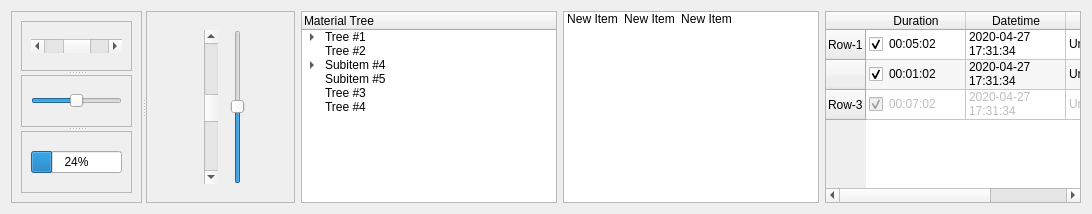
          <widget class="QWidget" name="tab_3">
           <attribute name="title">
            <string>Page</string>
           </attribute>
           <layout class="QGridLayout" name="gridLayout_6">
            <item row="0" column="0">
             <widget class="QSplitter" name="splitter">
              <property name="orientation">
               <enum>Qt::Horizontal</enum>
              </property>
              <widget class="QFrame" name="frame">
               <property name="frameShape">
                <enum>QFrame::StyledPanel</enum>
               </property>
               <property name="frameShadow">
                <enum>QFrame::Raised</enum>
               </property>
               <layout class="QGridLayout" name="gridLayout_5">
                <item row="0" column="0">
                 <widget class="QSplitter" name="splitter_3">
                  <property name="orientation">
                   <enum>Qt::Vertical</enum>
                  </property>
                  <widget class="QFrame" name="frame_3">
                   <property name="frameShape">
                    <enum>QFrame::StyledPanel</enum>
                   </property>
                   <property name="frameShadow">
                    <enum>QFrame::Raised</enum>
                   </property>
                   <layout class="QGridLayout" name="gridLayout_12">
                    <item row="0" column="0">
                     <widget class="QScrollBar" name="horizontalScrollBar_2">
                      <property name="value">
                       <number>50</number>
                      </property>
                      <property name="orientation">
                       <enum>Qt::Horizontal</enum>
                      </property>
                     </widget>
                    </item>
                   </layout>
                  </widget>
                  <widget class="QFrame" name="frame_4">
                   <property name="frameShape">
                    <enum>QFrame::StyledPanel</enum>
                   </property>
                   <property name="frameShadow">
                    <enum>QFrame::Raised</enum>
                   </property>
                   <layout class="QGridLayout" name="gridLayout_15">
                    <item row="0" column="0">
                     <widget class="QSlider" name="horizontalSlider_2">
                      <property name="value">
                       <number>50</number>
                      </property>
                      <property name="orientation">
                       <enum>Qt::Horizontal</enum>
                      </property>
                     </widget>
                    </item>
                   </layout>
                  </widget>
                  <widget class="QFrame" name="frame_5">
                   <property name="frameShape">
                    <enum>QFrame::StyledPanel</enum>
                   </property>
                   <property name="frameShadow">
                    <enum>QFrame::Raised</enum>
                   </property>
                   <layout class="QGridLayout" name="gridLayout_19">
                    <item row="0" column="0">
                     <widget class="QProgressBar" name="progressBar_2">
                      <property name="value">
                       <number>24</number>
                      </property>
                     </widget>
                    </item>
                   </layout>
                  </widget>
                 </widget>
                </item>
               </layout>
              </widget>
              <widget class="QFrame" name="frame_2">
               <property name="frameShape">
                <enum>QFrame::StyledPanel</enum>
               </property>
               <property name="frameShadow">
                <enum>QFrame::Raised</enum>
               </property>
               <layout class="QGridLayout" name="gridLayout_13">
                <item row="0" column="0">
                 <widget class="QStackedWidget" name="stackedWidget">
                  <property name="currentIndex">
                   <number>0</number>
                  </property>
                  <widget class="QWidget" name="page_5">
                   <layout class="QGridLayout" name="gridLayout_18">
                    <item row="0" column="0">
                     <spacer name="horizontalSpacer">
                      <property name="orientation">
                       <enum>Qt::Horizontal</enum>
                      </property>
                      <property name="sizeHint" stdset="0">
                       <size>
                        <width>40</width>
                        <height>20</height>
                       </size>
                      </property>
                     </spacer>
                    </item>
                    <item row="0" column="1">
                     <widget class="QScrollBar" name="verticalScrollBar_2">
                      <property name="value">
                       <number>50</number>
                      </property>
                      <property name="orientation">
                       <enum>Qt::Vertical</enum>
                      </property>
                     </widget>
                    </item>
                    <item row="0" column="2">
                     <spacer name="horizontalSpacer_3">
                      <property name="orientation">
                       <enum>Qt::Horizontal</enum>
                      </property>
                      <property name="sizeHint" stdset="0">
                       <size>
                        <width>8</width>
                        <height>108</height>
                       </size>
                      </property>
                     </spacer>
                    </item>
                    <item row="0" column="3">
                     <widget class="QSlider" name="verticalSlider_2">
                      <property name="value">
                       <number>50</number>
                      </property>
                      <property name="orientation">
                       <enum>Qt::Vertical</enum>
                      </property>
                     </widget>
                    </item>
                    <item row="0" column="4">
                     <spacer name="horizontalSpacer_2">
                      <property name="orientation">
                       <enum>Qt::Horizontal</enum>
                      </property>
                      <property name="sizeHint" stdset="0">
                       <size>
                        <width>32</width>
                        <height>20</height>
                       </size>
                      </property>
                     </spacer>
                    </item>
                   </layout>
                  </widget>
                  <widget class="QWidget" name="page_6"/>
                 </widget>
                </item>
               </layout>
              </widget>
             </widget>
            </item>
            <item row="0" column="2">
             <widget class="QListWidget" name="listWidget_2">
              <property name="iconSize">
               <size>
                <width>64</width>
                <height>64</height>
               </size>
              </property>
              <property name="resizeMode">
               <enum>QListView::Adjust</enum>
              </property>
              <property name="spacing">
               <number>15</number>
              </property>
              <property name="viewMode">
               <enum>QListView::IconMode</enum>
              </property>
              <property name="wordWrap">
               <bool>true</bool>
              </property>
              <property name="sortingEnabled">
               <bool>true</bool>
              </property>
              <item>
               <property name="text">
                <string>New Item</string>
               </property>
              </item>
              <item>
               <property name="text">
                <string>New Item</string>
               </property>
              </item>
              <item>
               <property name="text">
                <string>New Item</string>
               </property>
              </item>
             </widget>
            </item>
            <item row="0" column="1">
             <widget class="QTreeWidget" name="treeWidget">
              <column>
               <property name="text">
                <string>Material Tree</string>
               </property>
              </column>
              <item>
               <property name="text">
                <string>Tree #1</string>
               </property>
               <item>
                <property name="text">
                 <string>Subitem #1</string>
                </property>
               </item>
               <item>
                <property name="text">
                 <string>Subitem #2</string>
                </property>
                <item>
                 <property name="text">
                  <string>New Subitem</string>
                 </property>
                </item>
                <item>
                 <property name="text">
                  <string>New Item</string>
                 </property>
                </item>
               </item>
              </item>
              <item>
               <property name="text">
                <string>Tree #2</string>
               </property>
              </item>
              <item>
               <property name="text">
                <string>Subitem #4</string>
               </property>
               <item>
                <property name="text">
                 <string>Subitem #41</string>
                </property>
               </item>
               <item>
                <property name="text">
                 <string>Subitem #42</string>
                </property>
               </item>
              </item>
              <item>
               <property name="text">
                <string>Subitem #5</string>
               </property>
              </item>
              <item>
               <property name="text">
                <string>Tree #3</string>
               </property>
              </item>
              <item>
               <property name="text">
                <string>Tree #4</string>
               </property>
              </item>
             </widget>
            </item>
            <item row="0" column="3">
             <widget class="QTableWidget" name="tableWidget">
              <property name="alternatingRowColors">
               <bool>true</bool>
              </property>
              <attribute name="horizontalHeaderStretchLastSection">
               <bool>true</bool>
              </attribute>
              <row>
               <property name="text">
                <string>Row-1</string>
               </property>
              </row>
              <row>
               <property name="text">
                <string/>
               </property>
               <property name="icon">
                <iconset theme="media-playback-start">
                 <normaloff>../../../../../.designer/backup</normaloff>../../../../../.designer/backup</iconset>
               </property>
              </row>
              <row>
               <property name="text">
                <string>Row-3</string>
               </property>
              </row>
              <column>
               <property name="text">
                <string>Duration</string>
               </property>
              </column>
              <column>
               <property name="text">
                <string>Datetime</string>
               </property>
              </column>
              <column>
               <property name="text">
                <string>Name</string>
               </property>
              </column>
              <item row="0" column="0">
               <property name="text">
                <string>00:05:02</string>
               </property>
               <property name="checkState">
                <enum>Checked</enum>
               </property>
              </item>
              <item row="0" column="1">
               <property name="text">
                <string>2020-04-27 17:31:34</string>
               </property>
              </item>
              <item row="0" column="2">
               <property name="text">
                <string>Unamed-1</string>
               </property>
              </item>
              <item row="1" column="0">
               <property name="text">
                <string>00:01:02</string>
               </property>
               <property name="checkState">
                <enum>Checked</enum>
               </property>
              </item>
              <item row="1" column="1">
               <property name="text">
                <string>2020-04-27 17:31:34</string>
               </property>
              </item>
              <item row="1" column="2">
               <property name="text">
                <string>Unamed-2</string>
               </property>
              </item>
              <item row="2" column="0">
               <property name="text">
                <string>00:07:02</string>
               </property>
               <property name="checkState">
                <enum>Checked</enum>
               </property>
               <property name="flags">
                <set>ItemIsSelectable|ItemIsEditable|ItemIsDragEnabled|ItemIsDropEnabled|ItemIsUserCheckable</set>
               </property>
              </item>
              <item row="2" column="1">
               <property name="text">
                <string>2020-04-27 17:31:34</string>
               </property>
               <property name="flags">
                <set>ItemIsSelectable|ItemIsEditable|ItemIsDragEnabled|ItemIsDropEnabled|ItemIsUserCheckable</set>
               </property>
              </item>
              <item row="2" column="2">
               <property name="text">
                <string>Unamed-3</string>
               </property>
               <property name="flags">
                <set>ItemIsSelectable|ItemIsEditable|ItemIsDragEnabled|ItemIsDropEnabled|ItemIsUserCheckable</set>
               </property>
              </item>
             </widget>
            </item>
           </layout>
          </widget>
